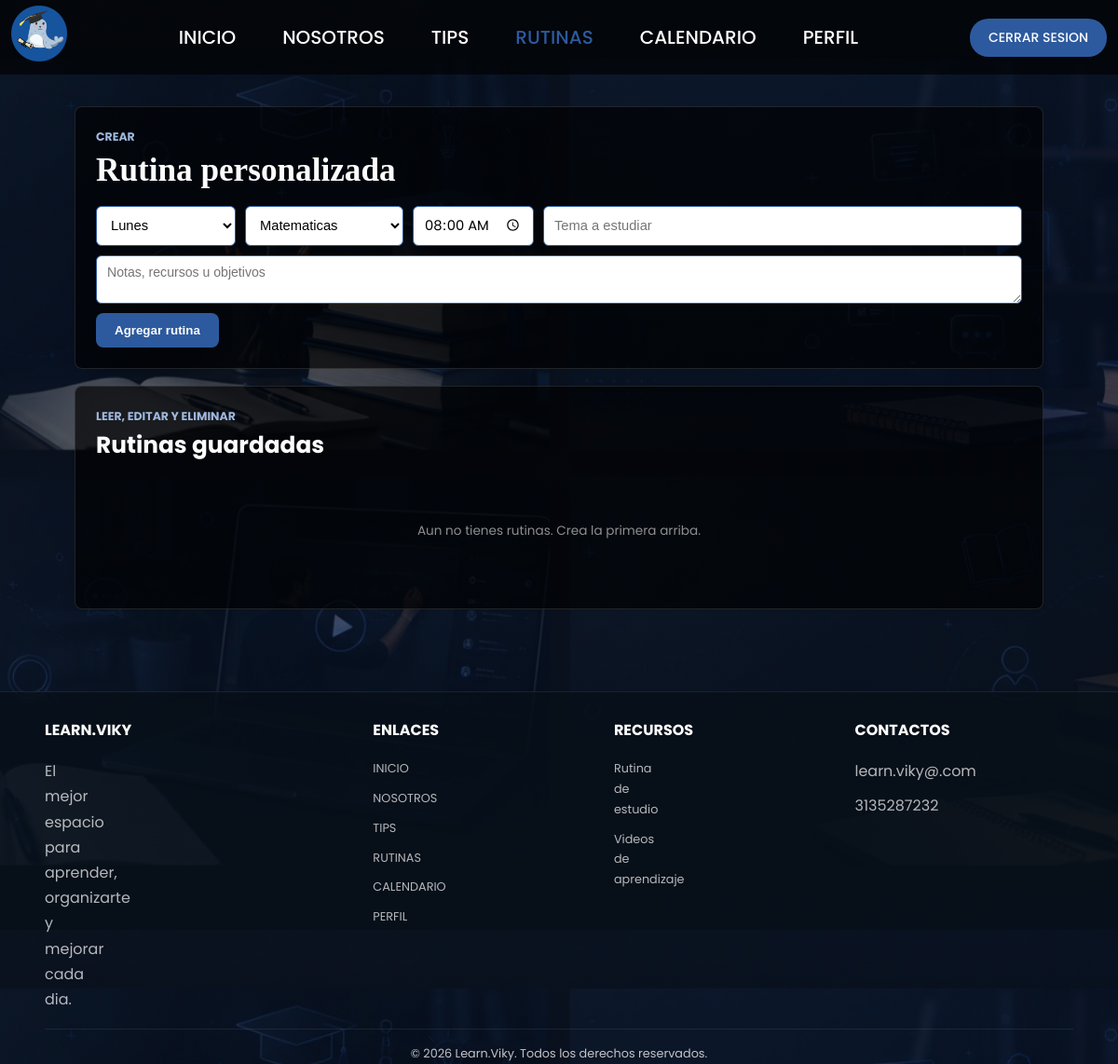
Before: /rutinas.php (signed in) with the older database file.
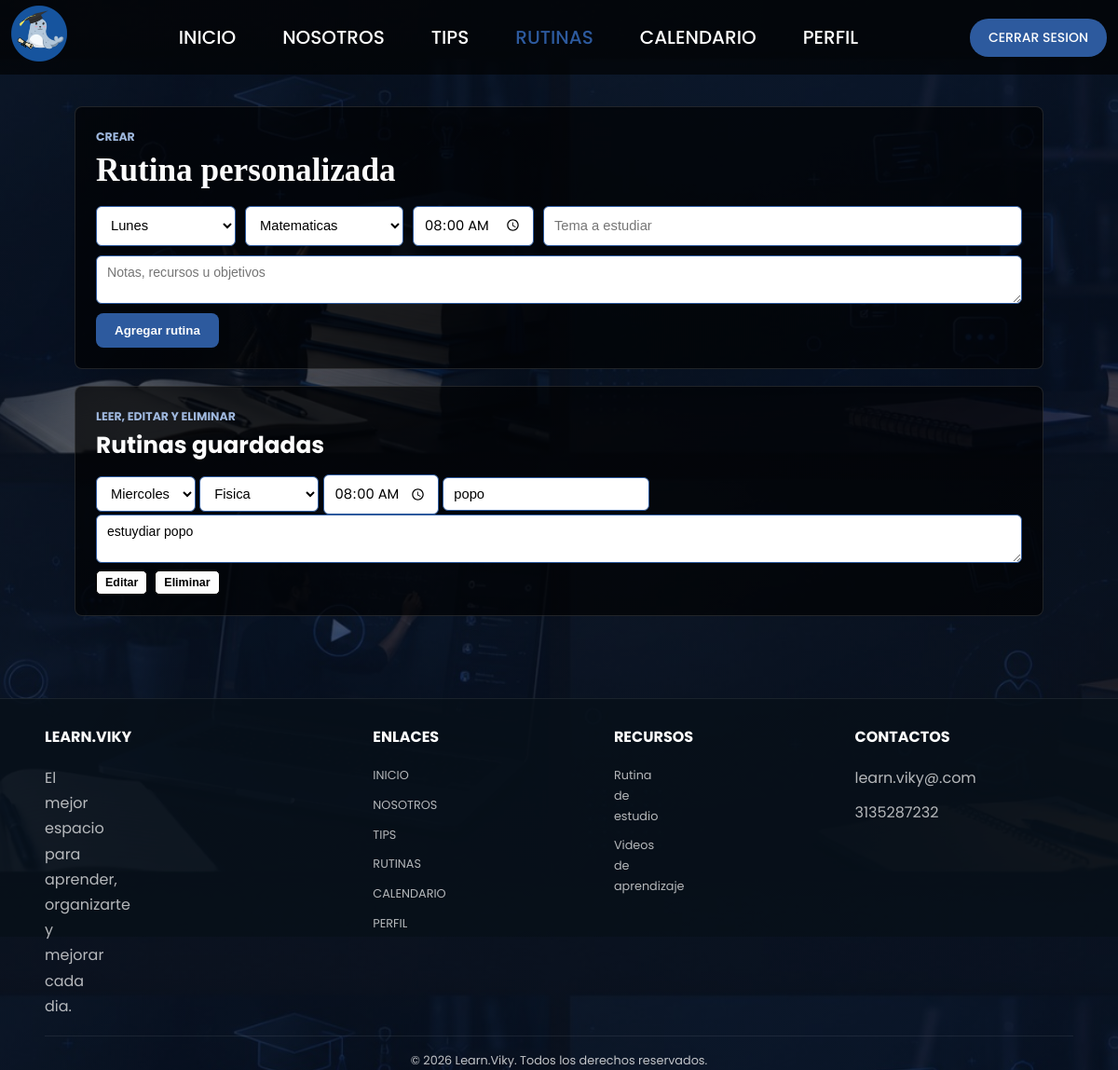
After: the same page with the newer database file.
### tables this page shows
CREATE TABLE `rutinas` (
  `id_rutina` int(10) UNSIGNED NOT NULL,
  `nota` text DEFAULT NULL,
  `dia_semana` enum('Lunes','Martes','Miercoles','Jueves','Viernes','Sabado','Domingo') NOT NULL,
  `tema` varchar(150) NOT NULL,
  `hora` time NOT NULL,
  `id_area_fk` int(10) UNSIGNED NOT NULL,
  `id_usuario_fk` int(10) UNSIGNED NOT NULL,
  `fecha_de_creacion` timestamp NOT NULL DEFAULT current_timestamp(),
  `fecha_de_actualizacion` timestamp NOT NULL DEFAULT current_timestamp() ON UPDATE current_timestamp()
);

CREATE TABLE `areas` (
  `id_area` int(10) UNSIGNED NOT NULL,
  `nombre_area` varchar(100) NOT NULL,
  `fecha_de_creacion` timestamp NOT NULL DEFAULT current_timestamp(),
  `fecha_de_actualizacion` timestamp NOT NULL DEFAULT current_timestamp() ON UPDATE current_timestamp()
);

### backend/connection/abrir_conexion.php (called while the page is built, shortened)
<?php
$tblRutinas = "rutinas";
$tblAreas = "areas";
?>

### rutinas.php (the view, shortened to what the changed rows need)
<?php
include("backend/connection/abrir_conexion.php");
function h($texto)
{
  return htmlspecialchars($texto, ENT_QUOTES, 'UTF-8');
}
$id_usuario_data = $_SESSION['id_usuario'];
$areas_resultado = mysqli_query($conexion, "SELECT id_area, nombre_area FROM $tblAreas ORDER BY id_area");
$areas_lista = [];
while ($area = mysqli_fetch_assoc($areas_resultado)) {
  $areas_lista[] = $area;
}
$consulta_rutinas = $conexion->prepare(
  "SELECT r.id_rutina, r.nota, r.dia_semana, r.tema, r.hora, r.id_area_fk, a.nombre_area
    FROM $tblRutinas r
    INNER JOIN $tblAreas a ON r.id_area_fk = a.id_area
    WHERE r.id_usuario_fk = ?
    ORDER BY FIELD(r.dia_semana, 'Lunes', 'Martes', 'Miercoles', 'Jueves', 'Viernes', 'Sabado', 'Domingo'), r.hora"
);
$consulta_rutinas->bind_param("i", $id_usuario_data);
$consulta_rutinas->execute();
$rutinas = $consulta_rutinas->get_result();
?>
<!DOCTYPE html>
<html lang="es">
<head>
  <link rel="stylesheet" href="css/styles.css">
</head>
<body>
  <main class="page-shell">
    <section class="panel">
      <div class="section-heading">
        <h1>Rutina personalizada</h1>
      </div>
    </section>
    <section class="panel">
      <div class="section-heading small">
        <h2>Rutinas guardadas</h2>
      </div>
      <div class="items-list">
        <?php if ($rutinas->num_rows == 0) { ?>
          <div class="empty">Aun no tienes rutinas. Crea la primera arriba.</div>
        <?php } ?>
        <?php while ($rutina = $rutinas->fetch_assoc()) { ?>
          <article class="crud-card">
            <form class="crud-form" action="backend/controlers/rutina_controller.php" method="POST">
              <select name="dia_semana_form" required>
                <?php foreach (['Lunes', 'Martes', 'Miercoles', 'Jueves', 'Viernes', 'Sabado', 'Domingo'] as $dia) { ?>
                  <option value="<?php echo h($dia); ?>" <?php if ($rutina['dia_semana'] == $dia)
                       echo 'selected'; ?>>
                    <?php echo h($dia); ?></option>
                <?php } ?>
              </select>
              <select name="id_area_form" required>
                <?php foreach ($areas_lista as $area) { ?>
                  <option value="<?php echo h($area['id_area']); ?>" <?php if ($rutina['id_area_fk'] == $area['id_area'])
                       echo 'selected'; ?>>
                    <?php echo h($area['nombre_area']); ?>
                  </option>
                <?php } ?>
              </select>
              <input type="time" name="hora_form" value="<?php echo h(substr($rutina['hora'], 0, 5)); ?>" required>
              <input type="text" name="tema_form" value="<?php echo h($rutina['tema']); ?>" required>
              <textarea name="notas_form"><?php echo h($rutina['nota']); ?></textarea>
              <div class="crud-actions">
                <button class="icon-btn" type="submit" name="btn-editar">Editar</button>
                <button class="icon-btn danger" type="submit" name="btn-eliminar">Eliminar</button>
              </div>
            </form>
          </article>
        <?php } ?>
      </div>
    </section>
  </main>
  <footer class="footer">
    <div class="footer-container">
      <div class="footer-section">
        <h2>LEARN.VIKY</h2>
      </div>
    </div>
  </footer>
</body>
</html>

Changed rows visible on the page:
added rutinas: dia_semana_form "Miercoles", id_area_form "Fisica", hora_form "08:00", tema_form "popo", notas_form "estuydiar popo"
Other visible differences:
text no longer shown: "Aun no tienes rutinas. Crea la primera arriba."
